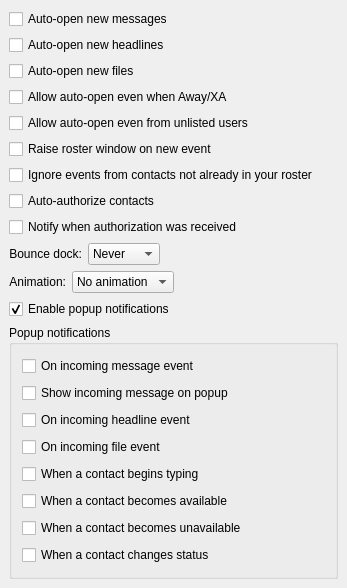
<ui version="4.0" >
 <class>OptEvents</class>
 <widget class="QWidget" name="OptEvents" >
  <property name="geometry" >
   <rect>
    <x>0</x>
    <y>0</y>
    <width>347</width>
    <height>588</height>
   </rect>
  </property>
  <property name="windowTitle" >
   <string>OptEventsUI</string>
  </property>
  <layout class="QVBoxLayout" >
   <property name="margin" >
    <number>9</number>
   </property>
   <property name="spacing" >
    <number>6</number>
   </property>
   <item>
    <widget class="QCheckBox" name="ck_popupMsgs" >
     <property name="text" >
      <string>Auto-open new messages</string>
     </property>
    </widget>
   </item>
   <item>
    <widget class="QCheckBox" name="ck_popupHeadlines" >
     <property name="text" >
      <string>Auto-open new headlines</string>
     </property>
    </widget>
   </item>
   <item>
    <widget class="QCheckBox" name="ck_popupFiles" >
     <property name="text" >
      <string>Auto-open new files</string>
     </property>
    </widget>
   </item>
   <item>
    <widget class="QCheckBox" name="ck_allowAwayPopup" >
     <property name="text" >
      <string>Allow auto-open even when Away/XA</string>
     </property>
    </widget>
   </item>
   <item>
    <widget class="QCheckBox" name="ck_allowUnlistedPopup" >
     <property name="text" >
      <string>Allow auto-open even from unlisted users</string>
     </property>
    </widget>
   </item>
   <item>
    <widget class="QCheckBox" name="ck_raise" >
     <property name="text" >
      <string>Raise roster window on new event</string>
     </property>
    </widget>
   </item>
   <item>
    <widget class="QCheckBox" name="ck_ignoreNonRoster" >
     <property name="text" >
      <string>Ignore events from contacts not already in your roster</string>
     </property>
    </widget>
   </item>
   <item>
    <widget class="QCheckBox" name="ck_autoAuth" >
     <property name="text" >
      <string>Auto-authorize contacts</string>
     </property>
    </widget>
   </item>
   <item>
    <widget class="QCheckBox" name="ck_notifyAuth" >
     <property name="text" >
      <string>Notify when authorization was received</string>
     </property>
    </widget>
   </item>
   <item>
    <layout class="QHBoxLayout" >
     <property name="margin" >
      <number>0</number>
     </property>
     <property name="spacing" >
      <number>6</number>
     </property>
     <item>
      <widget class="QLabel" name="lb_bounce" >
       <property name="text" >
        <string>Bounce dock:</string>
       </property>
       <property name="alignment" >
        <set>Qt::AlignRight|Qt::AlignTrailing|Qt::AlignVCenter</set>
       </property>
       <property name="buddy" >
        <cstring>cb_bounce</cstring>
       </property>
      </widget>
     </item>
     <item>
      <widget class="QComboBox" name="cb_bounce" >
       <item>
        <property name="text" >
         <string>Never</string>
        </property>
       </item>
       <item>
        <property name="text" >
         <string>Once</string>
        </property>
       </item>
       <item>
        <property name="text" >
         <string>Forever</string>
        </property>
       </item>
      </widget>
     </item>
     <item>
      <spacer>
       <property name="orientation" >
        <enum>Qt::Horizontal</enum>
       </property>
       <property name="sizeHint" >
        <size>
         <width>174</width>
         <height>20</height>
        </size>
       </property>
      </spacer>
     </item>
    </layout>
   </item>
   <item>
    <layout class="QHBoxLayout" >
     <property name="margin" >
      <number>0</number>
     </property>
     <property name="spacing" >
      <number>6</number>
     </property>
     <item>
      <widget class="QLabel" name="lb_animation" >
       <property name="text" >
        <string>Animation:</string>
       </property>
       <property name="alignment" >
        <set>Qt::AlignRight|Qt::AlignTrailing|Qt::AlignVCenter</set>
       </property>
       <property name="buddy" >
        <cstring>cb_animation</cstring>
       </property>
      </widget>
     </item>
     <item>
      <widget class="QComboBox" name="cb_animation" >
       <item>
        <property name="text" >
         <string>No animation</string>
        </property>
       </item>
       <item>
        <property name="text" >
         <string>Blink</string>
        </property>
       </item>
       <item>
        <property name="text" >
         <string>Animate</string>
        </property>
       </item>
      </widget>
     </item>
     <item>
      <spacer>
       <property name="orientation" >
        <enum>Qt::Horizontal</enum>
       </property>
       <property name="sizeHint" >
        <size>
         <width>139</width>
         <height>20</height>
        </size>
       </property>
      </spacer>
     </item>
    </layout>
   </item>
   <item>
    <widget class="QCheckBox" name="ck_popupOn" >
     <property name="text" >
      <string>Enable popup notifications</string>
     </property>
     <property name="checked" >
      <bool>true</bool>
     </property>
    </widget>
   </item>
   <item>
    <widget class="QGroupBox" name="groupBox1" >
     <property name="title" >
      <string>Popup notifications</string>
     </property>
     <layout class="QVBoxLayout" >
      <property name="margin" >
       <number>10</number>
      </property>
      <property name="spacing" >
       <number>6</number>
      </property>
      <item>
       <widget class="QCheckBox" name="ck_popupOnMessage" >
        <property name="text" >
         <string>On incoming message event</string>
        </property>
       </widget>
      </item>
      <item>
       <widget class="QCheckBox" name="ck_showPopupMessage" >
        <property name="text" >
         <string>Show incoming message on popup</string>
        </property>
       </widget>
      </item>
      <item>
       <widget class="QCheckBox" name="ck_popupOnHeadline" >
        <property name="text" >
         <string>On incoming headline event</string>
        </property>
       </widget>
      </item>
      <item>
       <widget class="QCheckBox" name="ck_popupOnFile" >
        <property name="text" >
         <string>On incoming file event</string>
        </property>
       </widget>
      </item>
      <item>
       <widget class="QCheckBox" name="ck_popupComposing">
        <property name="text">
         <string>When a contact begins typing</string>
        </property>
       </widget>
      </item>
      <item>
       <widget class="QCheckBox" name="ck_popupOnOnline" >
        <property name="text" >
         <string>When a contact becomes available</string>
        </property>
       </widget>
      </item>
      <item>
       <widget class="QCheckBox" name="ck_popupOnOffline" >
        <property name="text" >
         <string>When a contact becomes unavailable</string>
        </property>
       </widget>
      </item>
      <item>
       <widget class="QCheckBox" name="ck_popupOnStatus" >
        <property name="text" >
         <string>When a contact changes status</string>
        </property>
       </widget>
      </item>
     </layout>
    </widget>
   </item>
  </layout>
 </widget>
 <layoutdefault spacing="6" margin="11" />
 <pixmapfunction>qPixmapFromMimeSource</pixmapfunction>
 <tabstops>
  <tabstop>ck_popupMsgs</tabstop>
  <tabstop>ck_popupHeadlines</tabstop>
  <tabstop>ck_popupFiles</tabstop>
  <tabstop>ck_allowAwayPopup</tabstop>
  <tabstop>ck_allowUnlistedPopup</tabstop>
  <tabstop>ck_raise</tabstop>
  <tabstop>ck_ignoreNonRoster</tabstop>
  <tabstop>ck_autoAuth</tabstop>
  <tabstop>ck_notifyAuth</tabstop>
  <tabstop>cb_bounce</tabstop>
  <tabstop>cb_animation</tabstop>
  <tabstop>ck_popupOn</tabstop>
  <tabstop>ck_popupOnMessage</tabstop>
  <tabstop>ck_popupOnHeadline</tabstop>
  <tabstop>ck_popupOnFile</tabstop>
  <tabstop>ck_popupOnOnline</tabstop>
  <tabstop>ck_popupOnOffline</tabstop>
  <tabstop>ck_popupOnStatus</tabstop>
 </tabstops>
 <resources/>
 <connections>
  <connection>
   <sender>ck_popupOn</sender>
   <signal>toggled(bool)</signal>
   <receiver>groupBox1</receiver>
   <slot>setEnabled(bool)</slot>
   <hints>
    <hint type="sourcelabel" >
     <x>158</x>
     <y>384</y>
    </hint>
    <hint type="destinationlabel" >
     <x>158</x>
     <y>425</y>
    </hint>
   </hints>
  </connection>
 </connections>
</ui>
